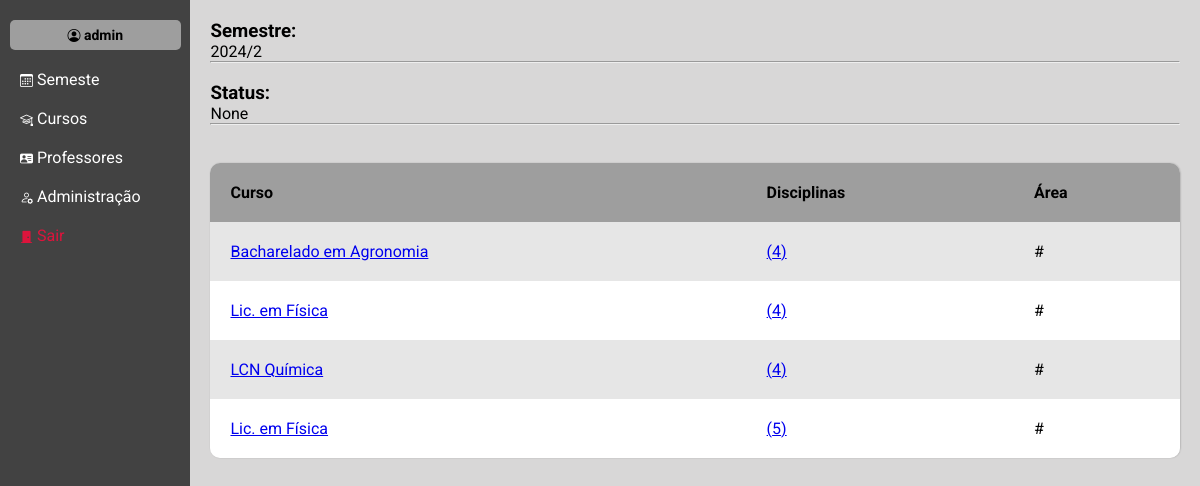
The page /semestre/select=27 (signed in) on the database its author committed.
### core/models.py (models this page shows)
class Semestre(models.Model):
    semestre = models.CharField( max_length=50)
    cursos = models.ManyToManyField(Curso, verbose_name="curso", blank=True)
    status = models.ForeignKey(Status, verbose_name='status', on_delete=models.SET_NULL, null=True, blank=True)
    date_create = models.DateTimeField(default=timezone.now)
    disciplinas = models.ManyToManyField(Disciplina, verbose_name='disciplina', blank=True)
    def __str__(self) -> str:
        return self.semestre

class Curso(models.Model):
    curso = models.CharField(max_length=50)
    def __str__(self) -> str:
        return self.curso

### core/views.py (the view)
# urls.py: path('semestre/select=<int:id>', views.select_semestre, name='select_semestre'),
@login_required(login_url="/login")
def select_semestre(request, id):
    semestre = Semestre.objects.get(pk=id)
    curso = Curso.objects.all()
    context = {
        'semestre' : semestre,
        'curso': curso
    }
    return render(request, 'select_semestre.html', context)

### core/templates/select_semestre.html
{% extends "base.html" %}
{% block conteudo %}
<h3> Semestre:</h3><p>{{semestre}}</p>
<hr>
<br>
<h3>Status:</h3><p>{{semestre.status}}</p>
<hr>
<br>
<br>
<table>
    <thead>
        <tr>
            <th>Curso</th>
            <th>Disciplinas</th>
            <th>Área</th>
        </tr>
    </thead>
    <tbody>
       {% for i in semestre.cursos.all %}
       <tr>
            <td>
                <a href="{% url "disciplinas" id=i.id id2=semestre.id %}">{{i}}</a>
            </td>
            <td>
              <a href="{% url "disciplinas" id=i.id id2=semestre.id %}">({{i.disciplina_set.all.count}})</a>
            </td>
            <td>
                <p>#</p>
            </td>
       </tr>
       {% endfor %}
    </tbody>
</table>
{% endblock conteudo %}

### core/templates/base.html (shortened to what this page needs)
{% load static %}<!DOCTYPE html>
<html lang="en">
<head>
   {% include "_head.html" %}
</head>
<body>
<nav>
    <div id="box-user">
        <h3><i class="bi bi-person-circle"></i> {{request.user}}</h3>
    </div>
    <ul>
        <li><a href="{% url "semestre" %}" {% if request.path_info == '/semestre/' %} class="teste" {% endif %}><i class="bi bi-calendar3"></i> Semeste </a></li>
        <li><a href="{% url "cursos" %}" {% if request.path_info == '/curso/' %} class="teste" {% endif %}><i class="bi bi-mortarboard"></i> Cursos</a></li>
        <li><a href="{% url "professores" %}" {% if request.path_info == '/professores/' %} class="teste" {% endif %}><i class="bi bi-person-vcard-fill"></i> Professores</a></li>
        <li><a href="/admin/"><i class="bi bi-person-gear"></i> Administração</a></li>
        <li><a href="{% url "logout" %}" id="link-sair"><i class="bi bi-door-closed-fill"></i> Sair</a></li>
    </nav>
    <main>
        <div id="conteiner-conteudo">
            {% block conteudo %}{% endblock conteudo %}
        </div>
</main>
</body>
</html>

### core/static/style.css (style rules this page uses)
* { padding: 0; margin: 0; box-sizing: border-box; font-family: roboto, regular400; }
body { display: flex; flex-wrap: wrap; }
main { flex-grow: 20; flex-basis: 200px; flex-shrink: 1; background-color: #d8d7d7; min-height: 100vh; }
#conteiner-conteudo { padding: 20px; }
table { border-collapse: collapse; border-radius: 10px; overflow: hidden; width: 100%; box-shadow: 0.5px 0px 1.5px rgba(0, 0, 0, 0.226); }
th { background-color: #9e9e9e; text-align: left; }
table tr:nth-child(odd) { background-color: #e6e6e6; }
table tr:nth-child(even) { background-color: #ffffff; }
td, th { padding: 20px; }
nav { background-color: #424242; flex-grow: 1; flex-basis: 150px; flex-shrink: 1; position: relative; }
#box-user { background-color: #9e9e9e; font-size: 12px; width: 90%; height: 30px; margin: auto; border-radius: 5px; text-align: center; display: flex; align-items: center; justify-content: center; margin-top: 20px; }
#link-sair { color: crimson; }
li { text-align: left; padding-left: 20px; font-size: 16px; margin-top: 20px; }
li a { text-decoration: none; color: white; }
i { font-size: 13px; }

### rows shown on the page
Semestre: semestre "2024/2", status "None"
Curso: curso "Bacharelado em Agronomia", disciplina_set.all.count "4"
Curso: curso "Lic. em Física", disciplina_set.all.count "4"
Curso: curso "LCN Química", disciplina_set.all.count "4"
Curso: curso "Lic. em Física", disciplina_set.all.count "5"

### other values the page prints
{{ request.user }} "admin"
